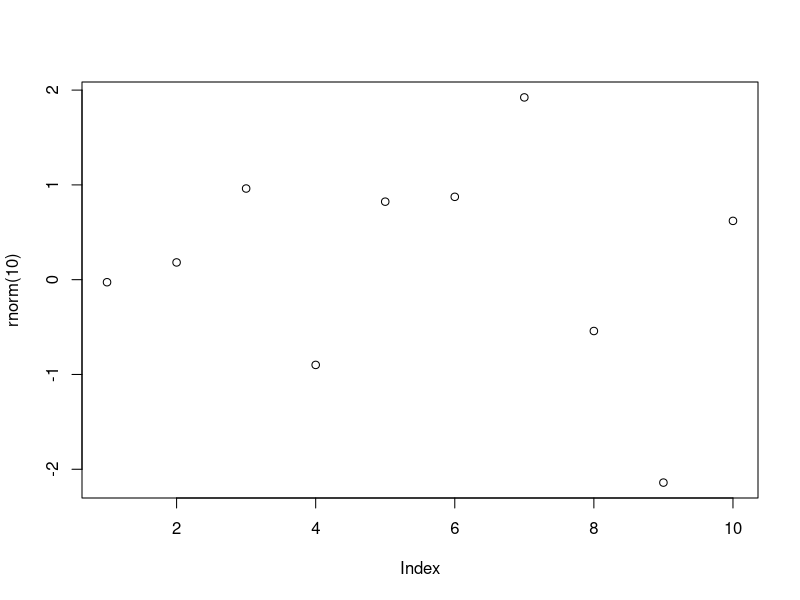
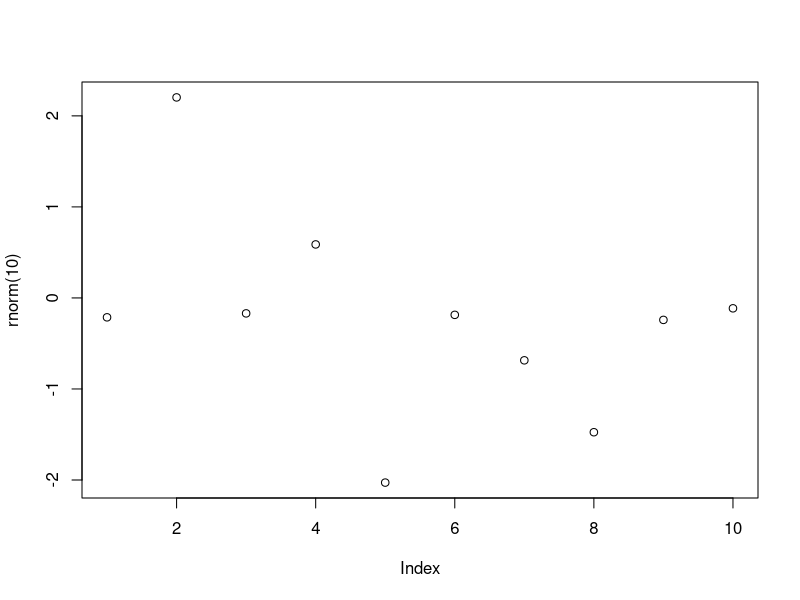
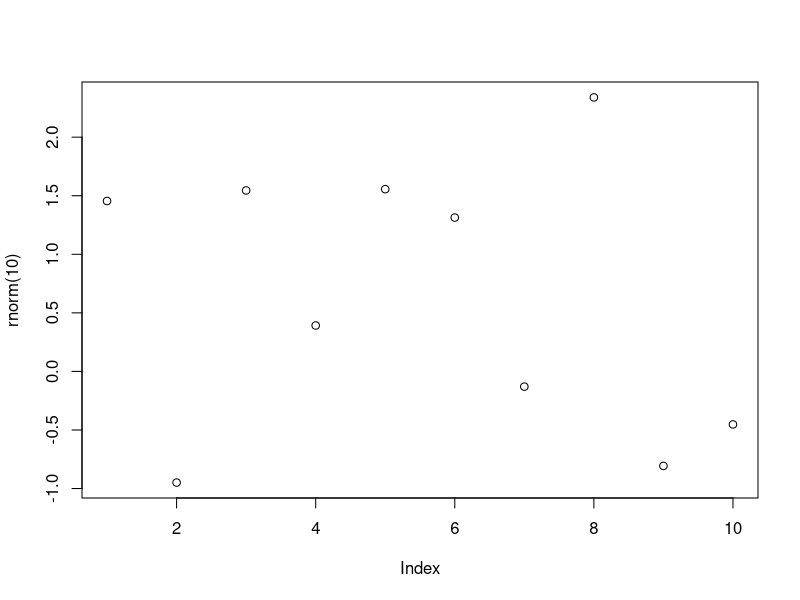

Write R code to recreate these figures, in order.
## ---- chunk 1
#library(knitr)
for (i in 1:3) {
  plot(rnorm(10))
  cat('\n')
  matrix(1:8,nrow=4)
  cat('\n')
}
